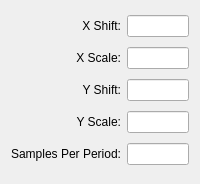
<?xml version="1.0" encoding="UTF-8"?>
<ui version="4.0">
 <class>genSinePsWidget</class>
 <widget class="QWidget" name="genSinePsWidget">
  <property name="geometry">
   <rect>
    <x>0</x>
    <y>0</y>
    <width>200</width>
    <height>184</height>
   </rect>
  </property>
  <property name="windowTitle">
   <string>Form</string>
  </property>
  <layout class="QGridLayout" name="gridLayout">
   <item row="0" column="0">
    <widget class="QLabel" name="xShift_lbl">
     <property name="text">
      <string>X Shift:</string>
     </property>
     <property name="alignment">
      <set>Qt::AlignRight|Qt::AlignTrailing|Qt::AlignVCenter</set>
     </property>
    </widget>
   </item>
   <item row="0" column="1">
    <widget class="QLineEdit" name="xShift_le">
     <property name="text">
      <string/>
     </property>
    </widget>
   </item>
   <item row="1" column="0">
    <widget class="QLabel" name="xScale_lbl">
     <property name="text">
      <string>X Scale:</string>
     </property>
     <property name="alignment">
      <set>Qt::AlignRight|Qt::AlignTrailing|Qt::AlignVCenter</set>
     </property>
    </widget>
   </item>
   <item row="1" column="1">
    <widget class="QLineEdit" name="xScale_le">
     <property name="text">
      <string/>
     </property>
    </widget>
   </item>
   <item row="2" column="0">
    <widget class="QLabel" name="yShift_lbl">
     <property name="text">
      <string>Y Shift:</string>
     </property>
     <property name="alignment">
      <set>Qt::AlignRight|Qt::AlignTrailing|Qt::AlignVCenter</set>
     </property>
    </widget>
   </item>
   <item row="2" column="1">
    <widget class="QLineEdit" name="yShift_le">
     <property name="text">
      <string/>
     </property>
    </widget>
   </item>
   <item row="3" column="0">
    <widget class="QLabel" name="yScale_lbl">
     <property name="text">
      <string>Y Scale:</string>
     </property>
     <property name="alignment">
      <set>Qt::AlignRight|Qt::AlignTrailing|Qt::AlignVCenter</set>
     </property>
    </widget>
   </item>
   <item row="3" column="1">
    <widget class="QLineEdit" name="yScale_le">
     <property name="text">
      <string/>
     </property>
    </widget>
   </item>
   <item row="4" column="0">
    <widget class="QLabel" name="samplesPerPeriod_lbl">
     <property name="text">
      <string>Samples Per Period:</string>
     </property>
     <property name="alignment">
      <set>Qt::AlignRight|Qt::AlignTrailing|Qt::AlignVCenter</set>
     </property>
    </widget>
   </item>
   <item row="4" column="1">
    <widget class="QLineEdit" name="samplesPerPeriod_le"/>
   </item>
  </layout>
 </widget>
 <resources/>
 <connections/>
</ui>
